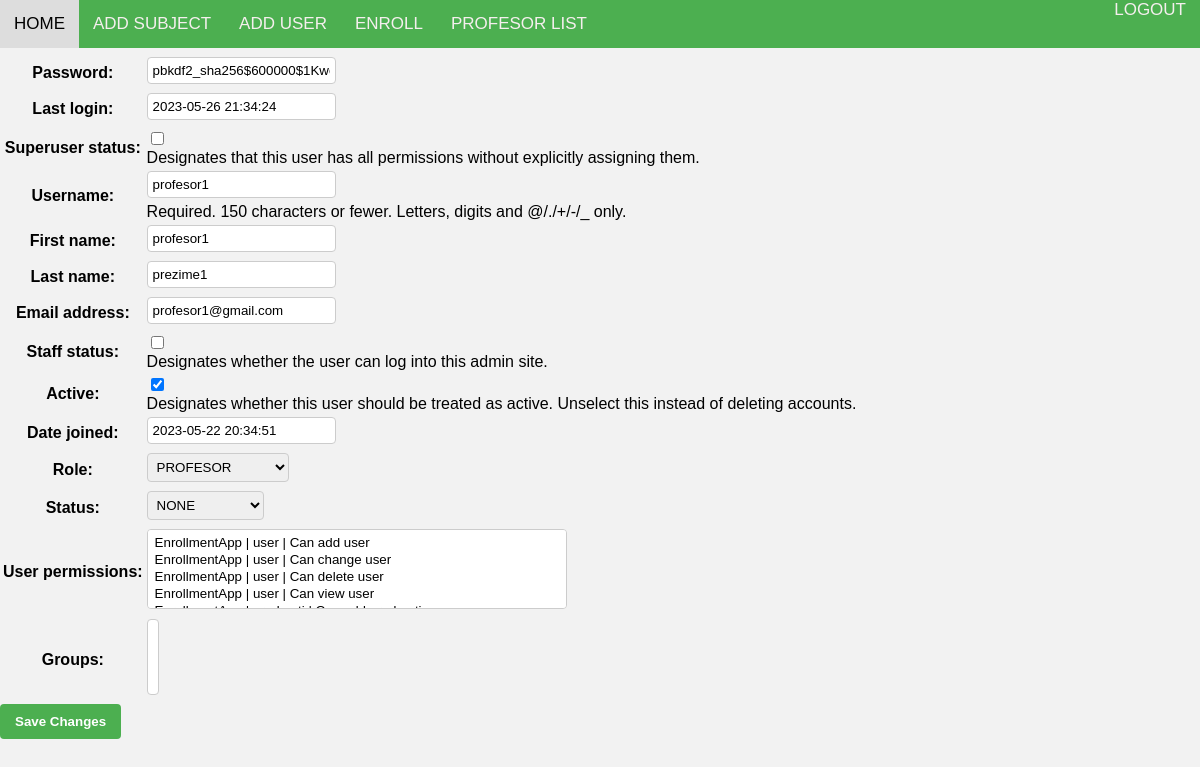
/edit_professor/3/ (signed in), run on an earlier commit of the app's database.
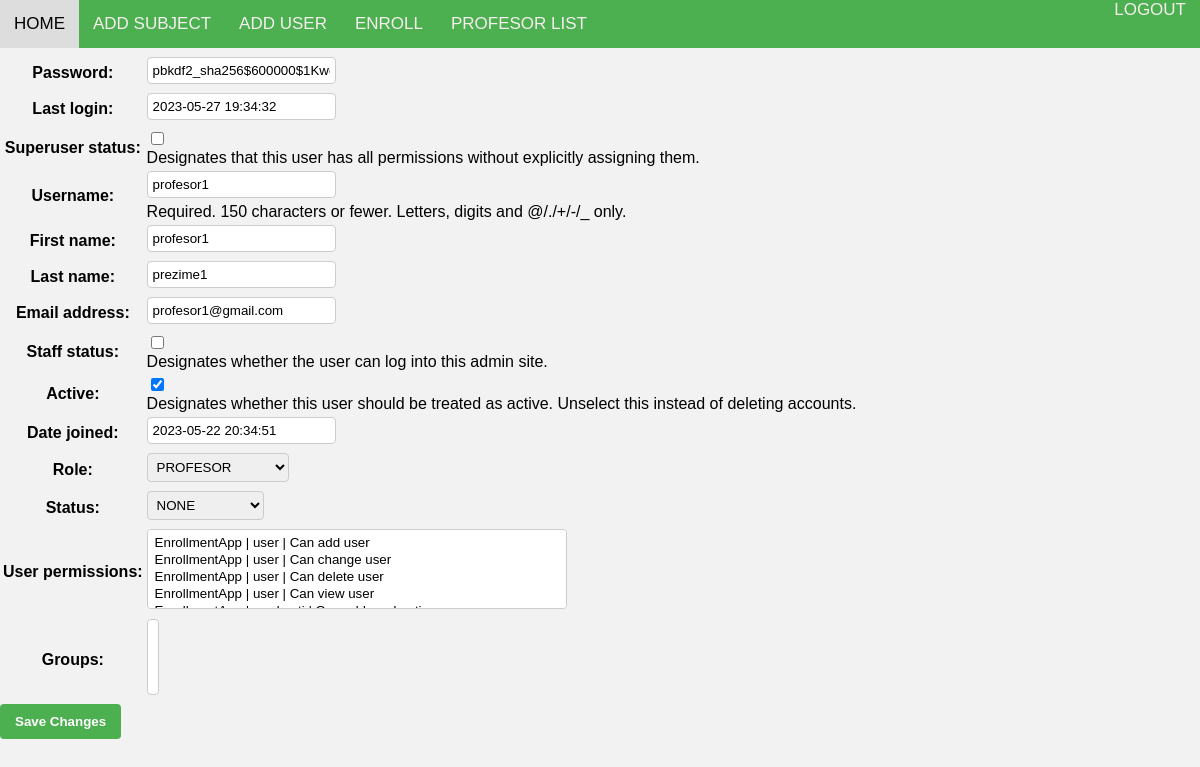
And on a later commit of the database.
### EnrollmentApp/models.py (models this page shows, shortened)
class Korisnici(AbstractUser):
    class RoleChoices(Enum):
        ADMINISTRATOR = 'administrator'
        PROFESOR = 'profesor'
        STUDENT = 'student'
    class StatusChoices(Enum):
        NONE = 'none'
        REDOVAN = 'redovan'
        IZVANREDAN = 'izvanredan'
    role = models.CharField(max_length=20, choices=[(role.value, role.name) for role in RoleChoices])
    status = models.CharField(max_length=20, choices=[(status.value, status.name) for status in StatusChoices])
    user_permissions = models.ManyToManyField(
        Permission,
        verbose_name='user permissions',
        blank=True,
        related_name='korisnici_set'
    )
    groups = models.ManyToManyField(
        'auth.Group',
        verbose_name='groups',
        blank=True,
        related_name='korisnici_set'
    )

### EnrollmentApp/views.py (the view)
# urls.py: path('edit_professor/<int:professor_id>/', edit_professor, name='edit_professor'),
@login_required
@user_passes_test(check_admin)
def edit_professor(request, professor_id):
    professor = get_object_or_404(Korisnici, id=professor_id)
    form = KorisniciForm(request.POST or None, instance=professor)
    if form.is_valid():
        form.save()
        return redirect('profesor_list')
    return render(request, 'edit_professor.html', {'form': form})

### EnrollmentApp/forms.py
class KorisniciForm(forms.ModelForm):
    class Meta:
        model = Korisnici
        fields = '__all__'

### EnrollmentApp/views.py (called while the page is built)
def check_admin(user):
    return user.role == 'administrator'

### EnrollmentApp/templates/edit_professor.html (shortened to what this page needs)
{% load static %}
<!DOCTYPE html>
<html>
<head>
    <link rel="stylesheet" type="text/css" href="{% static 'css/style.css' %}">
</head>
<body>
    <nav>
        <div class="nav-left">
            <a href="{% url 'success' %}">HOME</a>
            <a href="{% url 'add_subject' %}">ADD SUBJECT</a>
            <a href="{% url 'add_user' %}" >ADD USER</a>
            <a href="{% url 'create_enrollment' %}"> ENROLL</a>
            <a href="{% url 'professor_list' %}">PROFESOR LIST</a>
        </div>
        <div class="nav-right">
            <a href="{% url 'logout' %}" class="logout">LOGOUT</a>
        </div>
    </nav>
    <br>
    <br>
    <br>
    <form method="POST">
        <table>
            {{ form.as_table }}
        </table>
        <input type="submit" value="Save Changes" />
    </form>
</body>
</html>

What changed in the data, as far as the page shows it:
changed Korisnici "profesor1": last_login "2023-05-26 21:34:24" → "2023-05-27 19:34:32"
